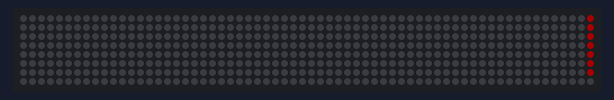
Bench run of a sketch on a simulated Arduino Uno, built with avr-gcc and run on an emulated ATmega328P. On the bench: 64×8 RGB LED matrix (first LED top left, wired row by row). Dim RGB values are drawn brighter than linear.

Above: at 0.31 s.
At 4.84 s:
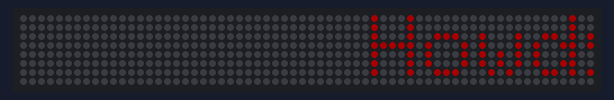
At 9.47 s:
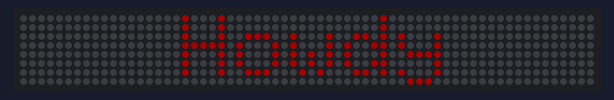
At 18.58 s:
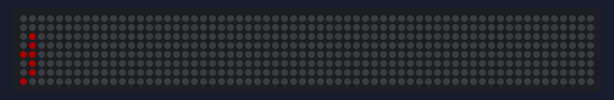
At 28.62 s:
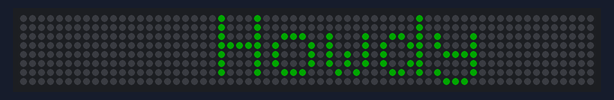
At 38.62 s:
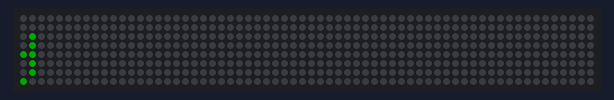

The sketch:

panneauLedsv2.ino
```cpp
// Projet panneau de LEDs
// V2 : 11/1/2024 : PRogramme de démonstration pour écrire sur un panneau de leds
// url démo : https://www.youtube.com/watch?v=nmb2hDd9Ju4
// Url du projet : https://lasdi25.blogspot.com/2021/09/46-arduino-comment-commander-un-panneau.html
// Les programmes sont : https://www.lasdi.com/arduino5.html

// Librairies à utiliser :
// Adafruit_neopixel : https://github.com/adafruit/Adafruit_NeoPixel/releases
// Adafruit_gfx : https://github.com/adafruit/Adafruit-GFX-Library/releases
// Adafruit_neomatrix : https://github.com/adafruit/Adafruit_NeoMatrix/releases


#include <Adafruit_GFX.h>
#include <Adafruit_NeoMatrix.h>
#include <Adafruit_NeoPixel.h>

// Largeur : 32 pixels
// hauteur : 8 pixels
// pin num 8
// NEO_MATRIX_BOTTOM  + NEO_MATRIX_RIGHT  : Première led en bas à droite
// NEO_MATRIX_COLUMNS + NEO_MATRIX_ZIGZAG : branchement en colonne de type zigzag
// NEO_GRB + NEO_KHZ800 : type de led

Adafruit_NeoMatrix matrix = Adafruit_NeoMatrix(32,8,2,1,2,
  NEO_TILE_TOP   + NEO_TILE_LEFT   + NEO_TILE_ROWS   + NEO_TILE_PROGRESSIVE +
  NEO_MATRIX_TOP + NEO_MATRIX_LEFT + NEO_MATRIX_ROWS + NEO_MATRIX_ZIGZAG,
  NEO_GRB + NEO_KHZ800);

const uint16_t colors[] = {
  matrix.Color(255, 0, 0), matrix.Color(0, 255, 0), matrix.Color(0, 0, 255) };

void setup() {
  matrix.begin();
  matrix.setTextWrap(false);
  matrix.setBrightness(40);
  matrix.setTextColor(colors[0]);
}

int x    = matrix.width();
int pass = 0;

void loop() {
  matrix.fillScreen(0);
  matrix.setCursor(x, 0);
  matrix.print(F("Howdy"));
  if(--x < -36) {
    x = matrix.width();
    if(++pass >= 3) pass = 0;
    matrix.setTextColor(colors[pass]);
  }
  matrix.show();
  delay(100);
}
```
